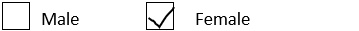
#> input picture Models/Segmentation/651_2902.jpg, 359 x 31 px
$ jupyter execute --allow-errors new_api.ipynb   (older library calls are emulated)
#> lines starting #> are read from the running program, lines starting #| are printed output that depends on the picture; after the words box and inside, x2 and y2 are one past the last pixel; in counts of white or black regions, pixels touching at a corner belong together
[cell 1]
import cv2
import numpy as np
import pandas as pd
import matplotlib.pyplot as plt
import csv
from pathlib import Path
import os
try:
    from PIL import Image
except ImportError:
    import Image
import pytesseract
from matplotlib.pyplot import figure

[cell 2]
# [92 lines left out: function API, not called in this run]

[cell 3]
path = os.path.abspath(os.getcwd()) + "\\images\\"
#> (the rest of this cell did not finish here and is left out)

[cell 4]
# We identify the checkboxes
# run ocr in them
# if returns something then it is filled otherwise it is not?

[cell 5]
### reading input image
image_path='651_2902.jpg'
image=cv2.imread(image_path)
#> image is the input picture: shape (31, 359, 3); min 0, max 255, mean 240.3

### converting BGR to Grayscale
gray_scale=cv2.cvtColor(image,cv2.COLOR_BGR2GRAY)

### Binarising image
th1,img_bin = cv2.threshold(gray_scale,180,225,cv2.THRESH_OTSU)
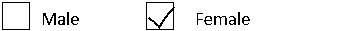
#> img_bin: shape (31, 359); values 0 (black) and 225 (white), 94% white; black in thin lines or dots, all inside (x1, y1, x2, y2) = (2, 2, 250, 30)
#> th1 = 140

[cell 6]
plt.imshow(img_bin)

[cell 7]
plt.imshow(gray_scale)

[cell 8]
### defining kernels

lWidth = 2
lineMinWidth = 15

kernal1 = np.ones((lWidth,lWidth), np.uint8)
kernal1h = np.ones((1,lWidth), np.uint8)
kernal1v = np.ones((lWidth,1), np.uint8)

kernal6 = np.ones((lineMinWidth,lineMinWidth), np.uint8)
kernal6h = np.ones((1,lineMinWidth), np.uint8)
kernal6v = np.ones((lineMinWidth,1), np.uint8)

### finding horizontal lines
img_bin_h = cv2.morphologyEx(~img_bin, cv2.MORPH_CLOSE, kernal1h) # bridge small gap in horizonntal lines
#> img_bin_h: shape (31, 359); values 30 (black) and 255 (white), 6% white in thin lines or dots, all inside (x1, y1, x2, y2) = (3, 2, 251, 30)
img_bin_h = cv2.morphologyEx(img_bin_h, cv2.MORPH_OPEN, kernal6h) # kep ony horiz lines by eroding everything else in hor direction
#> img_bin_h: shape (31, 359); values 30 (black) and 255 (white), 1% white in thin lines or dots, all inside (x1, y1, x2, y2) = (3, 2, 175, 30)

[cell 9]
plt.imshow(img_bin_h)

[cell 10]
## detect vert lines
img_bin_v = cv2.morphologyEx(~img_bin, cv2.MORPH_CLOSE, kernal1v)  # bridge small gap in vert lines
#> img_bin_v: shape (31, 359); values 30 (black) and 255 (white), 6% white in thin lines or dots, all inside (x1, y1, x2, y2) = (2, 3, 250, 31)
img_bin_v = cv2.morphologyEx(img_bin_v, cv2.MORPH_OPEN, kernal6v)# kep ony vert lines by eroding everything else in vert direction
#> img_bin_v: shape (31, 359); values 30 (black) and 255 (white), 1% white in thin lines or dots, all inside (x1, y1, x2, y2) = (2, 3, 174, 31)

[cell 11]
plt.imshow(img_bin_v)

[cell 12]
def fix(img):
    img[img>127]=255
    img[img<127]=0
    return img
img_bin_final = fix(fix(img_bin_h)|fix(img_bin_v))
#> in fix (call 3), `img[img>127]=255`: img: shape (31, 359); 2% white in thin lines or dots, all inside (x1, y1, x2, y2) = (2, 2, 175, 31)

[cell 13]
plt.imshow(img_bin_final)

[cell 14]
### getting labels
ret, labels, stats,centroids = cv2.connectedComponentsWithStats(~img_bin_final, connectivity=8, ltype=cv2.CV_32S)
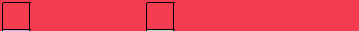
#> labels: shape (31, 359) int32; 4 distinct labels, from 0 to 3; one colour per label, 0 black
#> ret = 4; stats = [[2, 2, 173, 29, 222], [0, 0, 359, 31, 10855], [3, 30, 26, 1, 26], [147, 30, 26, 1, 26]]; centroids = [[87.88, 15.88], [181.3, 14.91], [15.5, 30], [159.5, 30]]

### drawing recangles for visualisation
for x,y,w,h,area in stats[2:]:
    cv2.rectangle(image,(x,y),(x+w,y+h),(0,0,255),2)
#> this loop made 2 passes
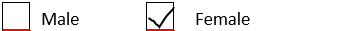
#> image: shape (31, 359, 3); 1.01% of pixels changed, all inside (x1, y1, x2, y2) = (2, 29, 175, 31)

[cell 15]
print(stats)
#| [[    2     2   173    29   222]
#|  [    0     0   359    31 10855]
#|  [    3    30    26     1    26]
#|  [  147    30    26     1    26]]

[cell 16]
plt.plot(stats)
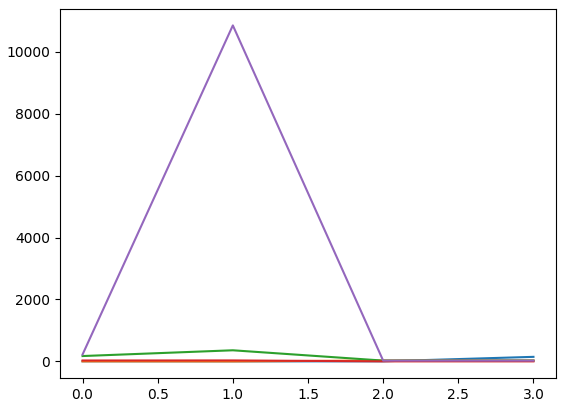
#> figure drawn by matplotlib, 1 panel

[cell 17]
plt.imshow(image)

[cell 18]
i = 1
for x,y,w,h,area in stats[2:]:
    cv2.rectangle(image,(x,y),(x+w,y+h),(0,0,255),2)

    if i!=stats[2:].shape[0]:
        value = image[y - 1:y+h - 1, x + 1: x+w - 1]  # val
        key_x_end = stats[2:][i][0] - 1
        key = image[y:y+h, x + w +1: key_x_end]  # val  # key
    else:
        value = image[y - 1:y+h - 1, x + 1: x+w - 1]  # val
        key = image[y:y+h, x + w +1:]  # val  # key


    cv2.imwrite("key_" + str(i) + ".jpg", key)
    cv2.imwrite("value_" + str(i) + ".jpg", value)
    i += 1
#> this loop made 2 passes
#> (x, y, w, h, area, key_x_end, i) on pass 1: (3, 30, 26, 1, 26, 146, 2)
#> (x, y, w, h, area, i) on pass 2: (147, 30, 26, 1, 26, 3)
#> after the loop, i = 3

[cell 19]
for x,y,w,h,area in stats[2:]:
    print(x,y,x+w,y+h)

[cell 20]
stats[2:]
#> Out = [[3, 30, 26, 1, 26], [147, 30, 26, 1, 26]]

[cell 21]
stats
#> Out has the same summary as stats

[cell 22]
stats[2:].shape[0]
#> Out = 2

[cell 23]
# [4 lines left out: function fix, not called in this run]

[cell 24]
# [63 lines left out: function multiple_choice_old, not called in this run]

[cell 25]
# [60 lines left out: function multiple_choice, not called in this run]

[cell 26]
def plot(image,cmap=None):
    plt.figure(figsize=(15,15))
    plt.imshow(image,cmap=cmap)
plot_flag=True

[cell 27]
image_path='651_2902.jpg'
image=cv2.imread(image_path)

### converting BGR to Grayscale
gray_scale=cv2.cvtgray_scale=cv2.cvtColor(image,cv2.COLOR_BGR2GRAY)
th1,img_bin = cv2.threshold(gray_scale,150,225,cv2.THRESH_BINARY)
img_bin=~img_bin
plot(img_bin,'gray')

[cell 28]
line_min_width = 15

[cell 29]
kernal_h = np.ones((1,line_min_width), np.uint8)
kernal_v = np.ones((line_min_width,1), np.uint8)

[cell 30]
img_bin_h = cv2.morphologyEx(img_bin, cv2.MORPH_OPEN, kernal_h)
#> img_bin_h: shape (31, 359); values 30 (black) and 255 (white), 1% white in thin lines or dots, all inside (x1, y1, x2, y2) = (2, 2, 174, 30)
plot(img_bin_h,'gray')

[cell 31]
img_bin_v = cv2.morphologyEx(img_bin, cv2.MORPH_OPEN, kernal_v)
plot(img_bin_v,'gray')

[cell 32]
img_bin_final=img_bin_h|img_bin_v
plot(img_bin_final,'gray')

[cell 33]
final_kernel = np.ones((3,3), np.uint8)
img_bin_final=cv2.dilate(img_bin_final,final_kernel,iterations=1)
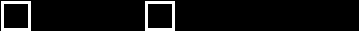
#> img_bin_final: shape (31, 359); values 30 (black) and 255 (white), 5.8% white; 2 white regions, box (x1, y1, x2, y2) and area: (1, 1, 31, 31) 324, (145, 1, 175, 31) 324
plot(img_bin_final,'gray')

[cell 34]
ret, labels, stats,centroids = cv2.connectedComponentsWithStats(~img_bin_final, connectivity=8, ltype=cv2.CV_32S)
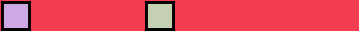
#> labels: shape (31, 359) int32; 4 distinct labels, from 0 to 3; one colour per label, 0 black
#> stats = [[1, 1, 174, 30, 648], [0, 0, 359, 31, 9329], [4, 4, 24, 24, 576], [148, 4, 24, 24, 576]]; centroids = [[87.5, 15.5], [196.7, 14.9], [15.5, 15.5], [159.5, 15.5]]

[cell 35]
def imshow_components(labels):
    ### creating a hsv image, with a unique hue value for each label
    label_hue = np.uint8(179*labels/np.max(labels))
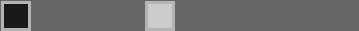
#> label_hue: shape (31, 359); min 25, max 204, mean 107.8
    ### making saturation and volume to be 255
    empty_channel = 255*np.ones_like(label_hue)
    labeled_img = cv2.merge([label_hue, empty_channel, empty_channel])
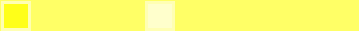
#> labeled_img: shape (31, 359, 3); mean of channels 0, 1, 2 107.8, 255, 255; drawn as B, G, R
    ### converting the hsv image to BGR image
    labeled_img = cv2.cvtColor(labeled_img, cv2.COLOR_HSV2BGR)
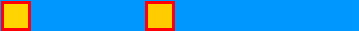
#> labeled_img: shape (31, 359, 3); mean B, G, R 214.2, 149, 41.2
    labeled_img[label_hue==0] = 0
    ### returning the color image for visualising Connected Componenets
    return labeled_img

[cell 36]
out_image=imshow_components(~labels)
plot(out_image)

[cell 37]
for x,y,w,h,area in stats[2:]:
#     cv2.putText(image,'box',(x-10,y-10),cv2.FONT_HERSHEY_SIMPLEX, 1.0,(0,255,0), 2)
    cv2.rectangle(image,(x,y),(x+w,y+h),(0,255,0),2)
#> this loop made 2 passes
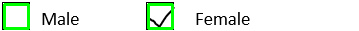
#> image: shape (31, 359, 3); mean B, G, R 229.9, 242.9, 229.9
plot(image)
